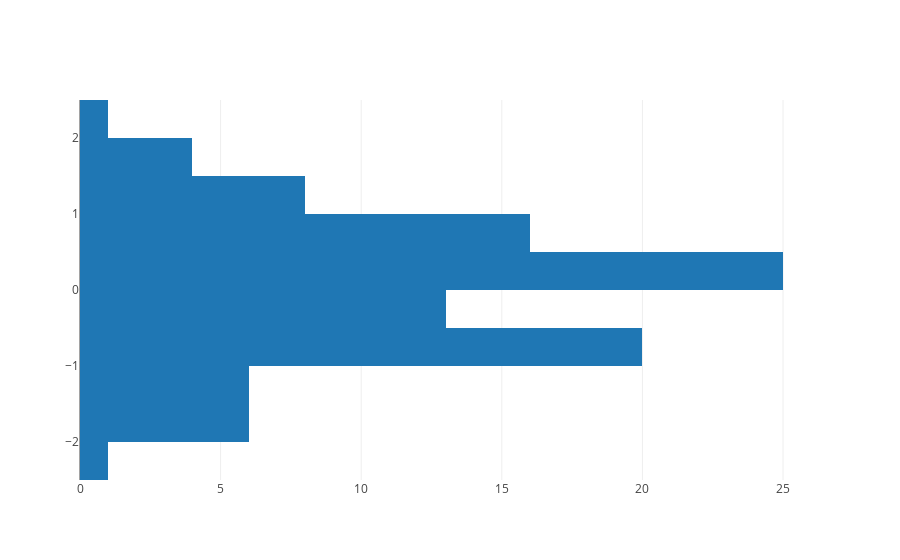

The cell this chart's notebook holds for it:
### Code cell
data = [histogram]

offline.iplot(data)
